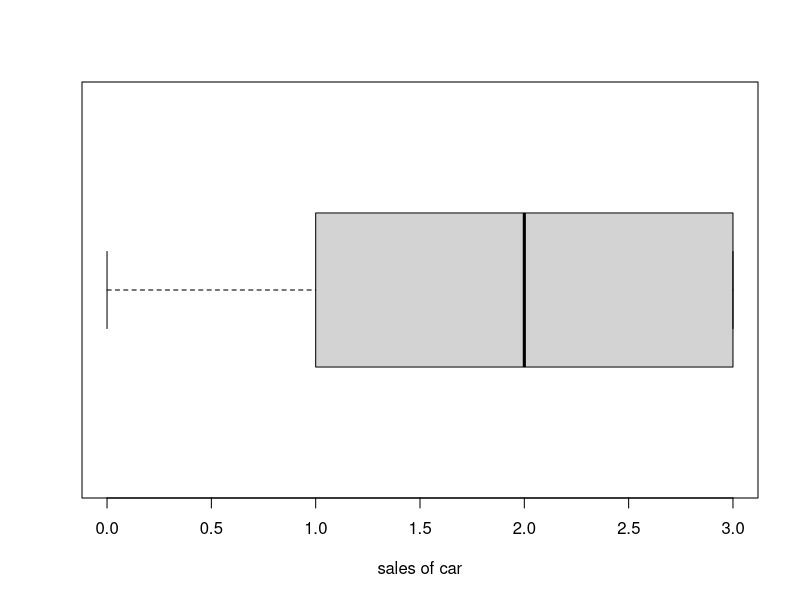
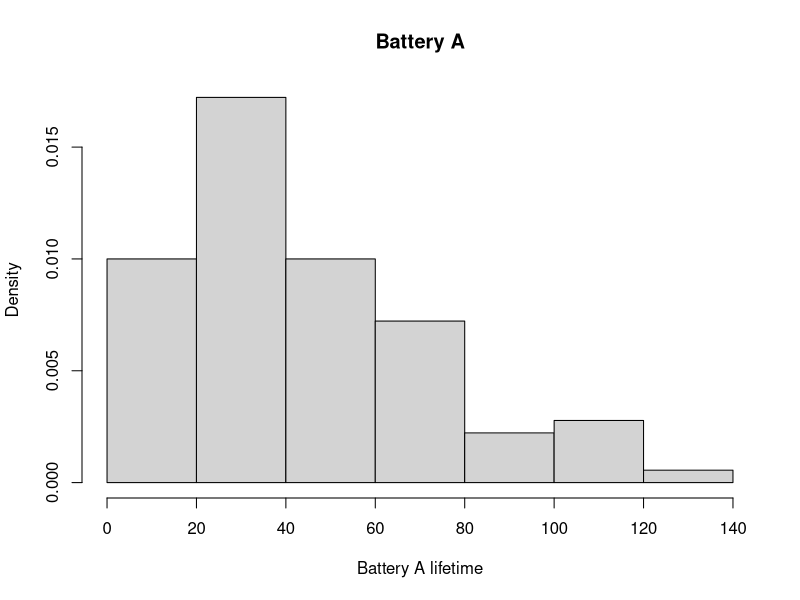
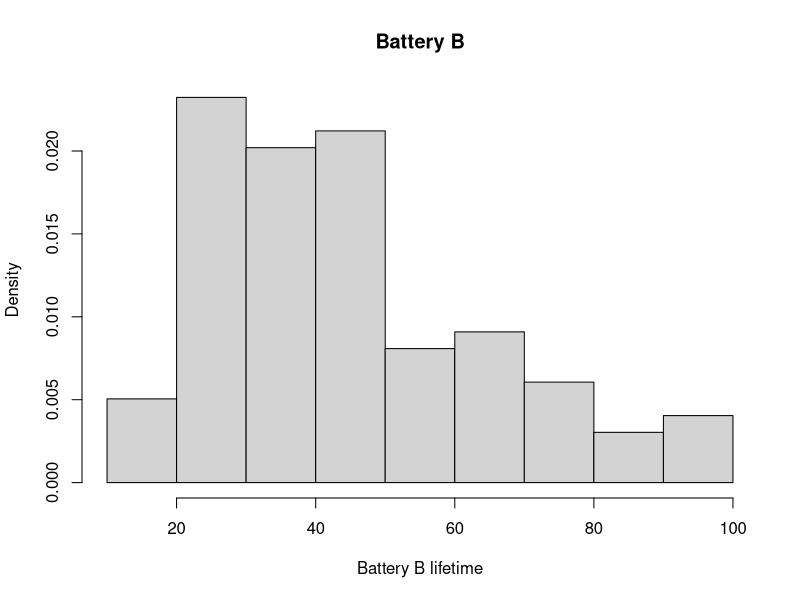
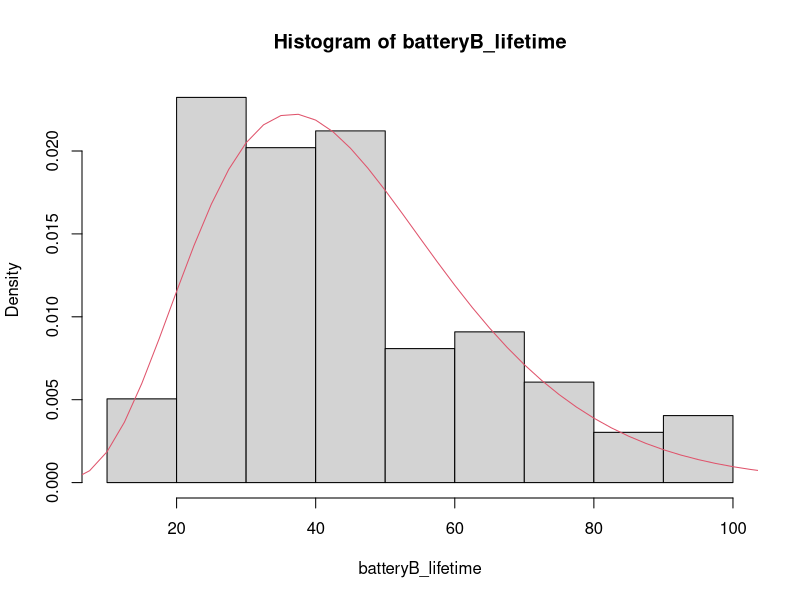

These charts were generated, in order, by the following R code:
## ---- chunk 1
knitr::opts_chunk$set(echo = TRUE)
options(scipen=999)
## ---- chunk 2
Student_Number=20497614
## ---- chunk 3
# Load in data sets: Use read.csv
car_sales_data<-read.csv("Car_Sales_4.csv")
car_battery_data<-read.csv("Car_Battery_4.csv")
library(fitdistrplus)

## ---- chunk 4
sales<-car_sales_data$x
summary(sales)

print("quartile summary")
print(quantile(sales))
print(paste("standard deviation for the sale is ", sd(sales), "hence there is no much variance in the sales of car"))
print(paste("The data is left skewed and half of the data lies between median and upper quartile region. 25% of data lies between upper whiskers and lower quartile region and the other 25% of data lies between lower quartile and median, Whereas, between median and upper quartile region half of the data were present"))


## ---- chunk 5
boxplot(sales, horizontal=TRUE,xlab="sales of car")
## ---- chunk 6
no_of_cars_sold<-length(sales)
no_of_brand_1_cars_sold<-sum(sales==1, na.rm=TRUE)
prob_brand_1_sales = no_of_brand_1_cars_sold/no_of_cars_sold
print(paste("probability of 1 car sold in a given weeks is ",prob_brand_1_sales))

## ---- chunk 7
start<-1
end<-8
count = 0;
while(end <= 52){
  count = count+1
  start = start + 1
  end = end + 1
}
mean_8_weeks<-rep(NA, count)
variance_8_weeks<-rep(NA, count)

start<-1
end<-8
i<-1
while(end <= 52){
  mean_8_weeks[i]<-mean(sales[start:end])
  variance_8_weeks[i]<-var(sales[start:end])
  start = start + 1
  end = end + 1
  i = i + 1
}
mean_avg_8_weeks<-median(mean_8_weeks)
variance_avg_8_weeks<-median(variance_8_weeks)
print(paste("value of mean for cars sold in period of 8 weeks is ", mean_avg_8_weeks))
print(paste("value of variance for cars sold in period of 8 weeks is ", variance_avg_8_weeks))
## ---- chunk 8
probability_per_week_0<-sum(sales==0)/no_of_cars_sold
prob_cdf_23weeks<-dbinom(23, size = no_of_cars_sold, prob = probability_per_week_0)
print(paste("probability that there will be 23 weeks in 2023 where 0 Brand X cars will be sold is", prob_cdf_23weeks))
## ---- chunk 9
batteryA_lifetime = car_battery_data$lifetime[car_battery_data$type=='A']
batteryB_lifetime = car_battery_data$lifetime[car_battery_data$type=='B']
print("Distribution for both lifetime of battery A and B are right skewed. The data were distributed ")
print(paste("mean of lifetime of battery A is ", mean(batteryA_lifetime)))
print(paste("mean of lifetime of battery B is ", mean(batteryB_lifetime)))
print(paste("the mean lifetime of battery of B is slightly greater than battery A"))
print(paste("standard deviation of battery A is", sd(batteryA_lifetime)))
print(paste("standard deviation of battery B is", sd(batteryB_lifetime)))
print(paste("The data of battery A lifetime is dispersed more when compared to battery B lifetime"))
print(paste("lifetime range of battery A min :", min(batteryA_lifetime), " max : ", max(batteryA_lifetime)))
print(paste("lifetime range of battery B min :", min(batteryB_lifetime), " max : ", max(batteryB_lifetime)))
print("the range of Battery A is higher when compared to range of Battery B lifetime")
## ---- chunk 10
hist(batteryA_lifetime, freq = FALSE, xlab = "Battery A lifetime", main = "Battery A")
## ---- chunk 11
hist(batteryB_lifetime, freq = FALSE, xlab = "Battery B lifetime", main = "Battery B")
## ---- chunk 12
y<-fitdist(batteryB_lifetime, distr = "gamma", method = "mle")
print(y)
## ---- chunk 13


mean_battery_b<-mean(batteryB_lifetime)
standard_deviation<-sd(batteryB_lifetime)
# shape and rate values were found using fitdist method shown in the above cell
shape<-5.3384562
rate<-0.1183597
print("The gamma distribution fits the data")
print(paste("shape of the gamma distribution", shape))
print(paste("rate of the gamma distribution", rate))
print(paste("the mean of the curve is ", mean(batteryB_lifetime)))
print(paste("the standard deviation of the curve is ", sd(batteryB_lifetime)))


## ---- chunk 14
hist(batteryB_lifetime, freq = FALSE)
curve(dgamma(x, shape ,rate), 0, 250, col=2, add=TRUE)
## ---- chunk 15

p <-0.03

values = seq(15, 17, by = 1)
month<-0
for (value in values){
  if(round(pgamma(value, shape, rate), 2) == p){
    month<-value
  }
}

 print(paste("batteries are replaced for free if the battery life is less than or equal to ", round(qgamma(0.03, shape, rate),2), " months")) 
